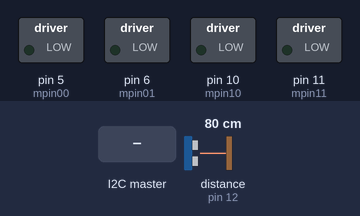
The sketch below on a simulated Arduino Uno, built with avr-gcc and run on an emulated ATmega328P. Parts: switched loads named in the sketch (green lamp = pin HIGH). Wiring (inferred from the names in the program): ultrasonic range finder: trigger pin 9; echo pin 12. The test bench sets the inputs (shaded band); at power-on: distance to the obstacle (sensor on pin 12) 80 cm. The echo pulse lasts 58.3 µs per cm; pins used as bus, display or sensor lines are not drawn; what the sketch prints to the serial monitor is not drawn.

Above: at 1.2 s.
1.3 s: the I2C master sends "f"
At 2.2 s:
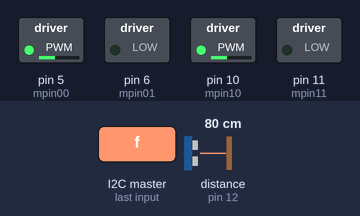
2.8 s: the I2C master sends "b"
At 3.3 s:
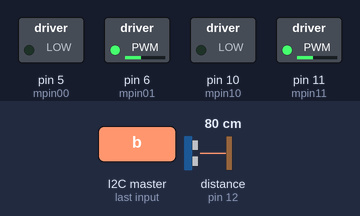
4.3 s: the I2C master sends "l"
At 5.5 s:
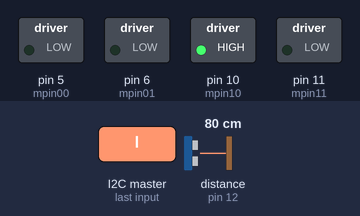
5.8 s: the I2C master sends "r"
At 6.7 s:
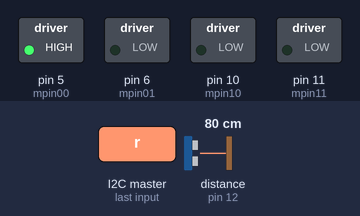
7.3 s: distance to the obstacle (sensor on pin 12) set to 2 cm
At 8.3 s:
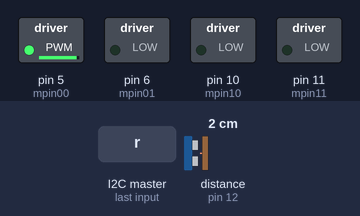
10.3 s: the I2C master sends "f"
At 11.8 s:
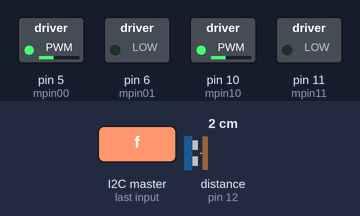
Timing chart, 0 to 12.8 s (numbered marks = the images above; inputs shaded):
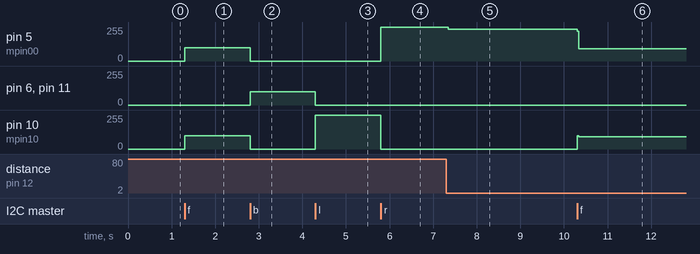

Measured:
- after the input at 1.3 s, pin 5 (mpin00), pin 10 (mpin10): 0/255 → 100/255 at once
- after the input at 2.8 s, pin 5 (mpin00), pin 10 (mpin10): 100/255 → 0/255 at once; pin 6 (mpin01), pin 11 (mpin11): 0/255 → 100/255 at once
- after the input at 4.3 s, pin 6 (mpin01), pin 11 (mpin11): 100/255 → 0/255 at once; pin 10 (mpin10): 0/255 → 255/255 at once
- after the input at 5.8 s, pin 5 (mpin00): 0/255 → 255/255 at once; pin 10 (mpin10): 255/255 → 0/255 at once
- after the input at 7.3 s, pin 5 (mpin00): 255/255 → 239/255 at once
- after the input at 10.3 s, pin 5 (mpin00): 239/255 → 93/255 at once; pin 10 (mpin10): 0/255 → 92/255 at once

The sketch:

MyProject.ino
```cpp
#include <Wire.h>

// Pinii motor 1
#define mpin00 5
#define mpin01 6

// Pinii motor 2
#define mpin10 10
#define mpin11 11

// defines pins numbers
const int trigPin = 9;
const int echoPin = 12;

// defines variables
long duration;
int distance;

char x;

void setup() {

 Wire.begin(9);

 // Atasam o functie care sa se declanseze atunci cand primim ceva
 Wire.onReceive(receiveEvent);

 analogReference(DEFAULT);
 digitalWrite(mpin00, 0);
 digitalWrite(mpin01, 0);
 digitalWrite(mpin10, 0);
 digitalWrite(mpin11, 0);

 pinMode (mpin00, OUTPUT);
 pinMode (mpin01, OUTPUT);
 pinMode (mpin10, OUTPUT);
 pinMode (mpin11, OUTPUT);

pinMode(trigPin, OUTPUT); // Sets the trigPin as an Output
pinMode(echoPin, INPUT); // Sets the echoPin as an Input

pinMode(A5, INPUT);
digitalWrite(A5,HIGH);
pinMode(A4, INPUT);
digitalWrite(A4,HIGH);

Serial.begin(115200); // Starts the serial communication

}

void receiveEvent(int bytes) {

 x = Wire.read(); // citim un character din I2C

}


void loop() {

 Serial.print(x);

 if (x=='f') {
myForward(mpin00,mpin01,mpin10, mpin11);
 }
  if (x=='s') {
myStop(mpin00,mpin01,mpin10, mpin11);
 }
 if (x=='b') {
myBack(mpin00,mpin01,mpin10, mpin11);
 }
   if (x=='l') {
myLeft(mpin00,mpin01,mpin10, mpin11);
 }
 if (x=='r') {
myRight(mpin00,mpin01,mpin10, mpin11);
 }

 readDistance();
 if(distance < 10){
    myStop(mpin00,mpin01,mpin10, mpin11);
 }

}

void readDistance(){

digitalWrite(trigPin, LOW);
delayMicroseconds(2);
// Sets the trigPin on HIGH state for 10 micro seconds
digitalWrite(trigPin, HIGH);
delayMicroseconds(10);
digitalWrite(trigPin, LOW);
// Reads the echoPin, returns the sound wave travel time in microseconds
duration = pulseIn(echoPin, HIGH);
// Calculating the distance
distance= duration*0.034/2;
// Prints the distance on the Serial Monitor
Serial.print("Distance: ");
Serial.println(distance);

}

void myForward(int m1, int m2, int m3, int m4){

 digitalWrite(m2, 0);
 analogWrite (m1, 100);

 digitalWrite(m4, 0);
 analogWrite (m3, 100);

}

void myBack(int m1, int m2, int m3, int m4){

 digitalWrite(m1, 0);
 analogWrite (m2, 100);

 digitalWrite(m3, 0);
 analogWrite (m4, 100);

}

void myStop(int m1, int m2, int m3, int m4){

 digitalWrite(m2, 0);
 digitalWrite(m1, 0);
 digitalWrite(m3, 0);
 digitalWrite(m4, 0);

}

void myLeft(int m1, int m2, int m3, int m4){

 digitalWrite(m1, 0);
 analogWrite (m2, 0);

 digitalWrite(m4, 0);
 digitalWrite(m3, 80);


}

void myRight(int m1, int m2, int m3, int m4){


 digitalWrite(m2, 0);
 digitalWrite (m1, 80);

 digitalWrite(m3, 0);
 analogWrite (m4, 0);

}
```
